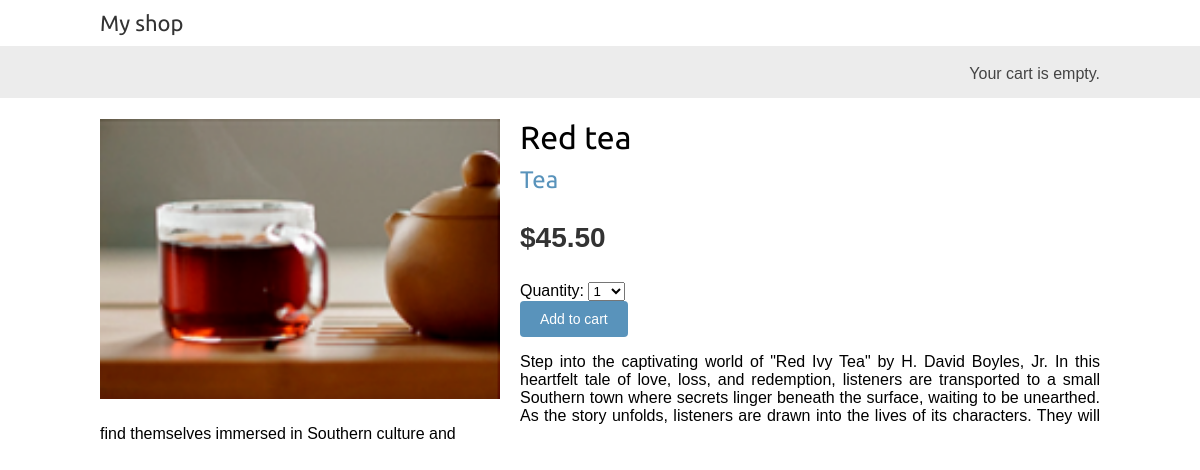
/2/red-tea/, run on the app's committed database.
### shop/models.py (models this page shows, shortened)
class Product(models.Model):
    category = models.ForeignKey(    # Una foreignkey al modelo de category - relación de uno a muchos
        Category,
        related_name = 'products',
        on_delete = models.CASCADE
    )
    name = models.CharField(max_length=200)                         # Nombre del producto
    slug = models.SlugField(max_length=200)                         # Slug del producto para crear mejores url
    image = models.ImageField(                                      # Imagen opcional del producto
        upload_to='products/%Y/%m/%d',
        blank=True
    )
    description = models.TextField(blank=True)                      # Descripción opcional del producto
    price = models.DecimalField(max_digits=10, decimal_places=2)    # Decimales para le precio
    available = models.BooleanField(default=True)                   # Indicamos si el producto esta disponible o no
    created = models.DateTimeField(auto_now_add=True)               # Fecha de creación del objeto
    updated = models.DateTimeField(auto_now=True)                   # Fecha de actualización del objeto
    class Meta:
        ordering = ['name']
        indexes = [                                                 # Definimos el indice de multiples campos
            models.Index(fields=['id', 'slug']),                    # Utilizaresmo los indices para mejorar las consultas SQL
            models.Index(fields=['name']),
            models.Index(fields=['-created']),                      # Definimos el índice en orden descendente
        ]

class Category(models.Model):
    name = models.CharField(max_length=200)
    slug = models.SlugField(max_length=200, unique=True)
    class Meta:
        ordering = ['name']
        indexes = [
            models.Index(fields=['name']),
        ]
        verbose_name = 'category'
        verbose_name_plural = 'categories'
    def __str__(self):
        return self.name
    def get_absolute_url(self):
        return reverse(
            'shop:product_list_by_category', args=[self.slug]
        )

### shop/views.py (the view)
# urls.py: path('<int:id>/<slug:slug>/', views.product_detail, name='product_detail'),
def product_detail(request, id, slug):
    product = get_object_or_404(
        Product, id=id, slug=slug, available=True    # Se esperan los parámetros id y slug para recuperar la instancia de Product
    )
    cart_product_form = CartAddProductForm()
    r = Recommender()
    recommended_products = r.suggest_products_for([product], 4)
    return render(
        request,
        'shop/product/detail.html',
        {'product': product, 'cart_product_form': cart_product_form,
         'recommended_products': recommended_products}
    )

### cart/forms.py
class CartAddProductForm(forms.Form):
    quantity = forms.TypedChoiceField(    # Permite al usuario seleccionar la cantidad de 1 a 20
        choices=PRODUCT_QUANTITY_CHOICES,
        coerce=int    # Convertimos la entrada en un número entero
    )
    override = forms.BooleanField(    # Indica si la cantidad debe sumarse a caulquier cantidad existente en el cart False
        required=False,               # O si la cantidad existente debe ser reemplazada por la cantidad dada True
        initial=False,
        widget=forms.HiddenInput      # HiddenInput para no ser mostrado al usuario
    )

### cart/cart.py (called while the page is built)
    def __len__(self):
        return sum(item['quantity'] for item in self.cart.values())

### cart/context_processors.py (called while the page is built)
def cart(request):
    return {'cart': Cart(request)}

### shop/recommender.py (called while the page is built, shortened)
    def get_product_key(self, id):    # Recibimos el id del producto y construye la clave de redis para el conjunto ordenado
        return f'product:{id}:pruchased_with'

    def suggest_products_for(self, products, max_results=6):
        product_ids = [p.id for p in products]    # Obtenemos los id de los productos correspondientes
        if len(products) == 1:    # SI solo se proporciona un prodcuto
            suggestions = r.zrange(
                self.get_product_key(product_ids[0]), 0, -1, desc=True
            )[:max_results]    # Limitamos el resultado
        suggested_products_ids = [int(id) for id in suggestions]
        suggested_products = list(
            Product.objects.filter(id__in=suggested_products_ids)
        )
        suggested_products.sort(
            key=lambda x: suggested_products_ids.index(x.id)
        )
        return suggested_products

### shop/templates/shop/product/detail.html (shortened to what this page needs)
{% extends "shop/base.html" %}
{% load static %}
{% block content %}
<div class="product-detail">
    <img src="{% if product.image %}{{ product.image.url }}{% else %}
    {% static 'img/no_image.png' %}{% endif %}">
    <h1>{{ product.name }}</h1>
    <h2>
        <a href="{{ product.category.get_absolute_url }}">
            {{ product.category }}
        </a>
    </h2>
    <p class="price">${{ product.price }}</p>
    <form action="{% url 'cart:cart_add' product.id %}" method="post">
        {{ cart_product_form }}
        <input type="submit" value="Add to cart">
    </form>
    {{ product.description|linebreaks }}
</div>
{% endblock %}

### shop/static/css/base.css (style rules this page uses)
body { margin:0; padding:0; font-family:helvetica, sans-serif; }
h1, h2, h3, h4, h5 , h6 { font-family: 'Ubuntu', sans-serif; font-weight:normal; }
a { text-decoration:none; color:#5993bb; }
a.button, input[type="submit"] { color:#fff; background:#5993bb; border-radius:4px; padding:10px 20px; font-size:14px; border:0; }
.product-detail { text-align:justify; }
.product-detail .price { color:#333; font-size:28px; font-weight:bold; }
.product-detail img { width:40%; float:left; padding:0 20px 20px 0; }
.product-detail h1 { margin-bottom:0; }
.product-detail h2 { margin-top:10px; }

### data on the page
Product: image (picture), name "Red tea", category "Tea", price "45.50", description "Step into the captivating world of \"Red Ivy Tea\" by H. David Boyles, Jr. In this heartfelt tale of love, loss, and redemption, listeners are transported to a small Southern town where secrets linger beneath the surface, waiting to be unearthed. As the story unfolds, listeners are drawn into the lives of its characters. They will find themselves immersed in Southern culture and"
